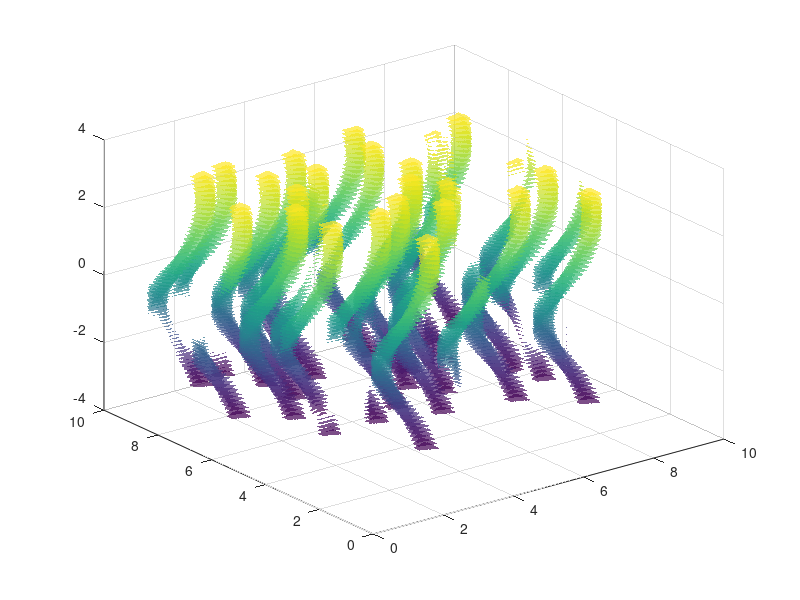

Recreate this plot in MATLAB. (Note: this script raises an error after producing the figure.)
clear all
close all
clc
figure
B = load('B3d_300x60'); B = B.B3d;
h = B{1};
global mapLimit
mapLimit = [0  9.2];
xs = linspace(mapLimit(1),mapLimit(2),length(h));
%org = [];
ax1 = axes;


for i =1:length(B)
    h(i) = surf(ax1,xs,xs,B{i});hold on

set(h(i), 'FaceAlpha',0.7, 'EdgeAlpha', 0.3,'EdgeColor','none');
% get(h(i),'FaceColor');

%     s.EdgeColor = 'none';'FaceColor',[rand rand rand], 
%     org=vertcat(colormap,org);
end
% ax1 = h;
%colormap(ax1,org);

% hold on
 [X,map] = imread('newWorld.png');
% % [X, map] = rgb2ind(imread('newWorld.png'),64);
 x=mapLimit; y=mapLimit;
% % % 
 ax2 = axes;
h = surf(ax2,[x;x],[y(1) y(1) ; y(2) y(2)], zeros(2)-pi,...
    'facecolor','texturemap',...
   'cdata',X);hold on
set(h, 'FaceAlpha',0.6);
zlim([-pi pi])

linkaxes([ax2,ax1])
%% Hide the top axes
ax2.Visible = 'off';
ax2.XTick = [];
ax2.YTick = [];
%% Give each one its own colormap
%colormap(ax1,'hot')
%colormap(ax2,'cool')
%% Then add colorbars and get everything lined up
%set([ax1,ax2],'Position',[.17 .11 .685 .815]);
%cb1 = colorbar(ax1,'Position',[.05 .11 .0675 .815]);
%cb2 = colorbar(ax2,'Position',[.88 .11 .0675 .815]);



% linkaxes([ax1,ax2]);
% % surf([x;x],[y(1) y(1) ; y(2) y(2)],-pi*ones(2),'facecolor','texturemap','cdata',map);
% % org=vertcat(org,map);
% % colormap(org);
% % plotAll(all);
% 
% % %plot settings
% % axis equal
% % title('3D C-target')
% xlabel('x(m)')
% ylabel('y(m)')
% zlabel('\theta (rad)')
% colorbar
% colorbar('Ticks',[-pi -pi/2 0 pi/2 pi],...
%          'TickLabels',{'-\pi','-\pi/2','0','\pi/2','pi',})
% zticks([-pi -pi/2 0 pi/2 pi])
% zticklabels({'-\pi','-\pi/2','0','\pi/2','pi',})
% set(gca,'FontSize',15)
% grid on
% hold on
% 




% % Create some polar data to work with.
% theta = linspace(0,2*pi,40);
% rho = [5:.5:10]';
% [rho,theta] = meshgrid(rho,theta);
% % Map the polar coordinates to Cartesian coordinates.
% [X,Y] = pol2cart(theta,rho);
% Z = (sin(X)./X) + .05*sin(3*Y);
% % Generate a black wire mesh plot.
% hm = mesh(X,Y,Z);
% set(hm,'FaceColor','none','EdgeColor','k')
% hold on
% ax = axis;
% axis(ax)
% % Project Data to the different planes.
% h(1) = surf(X,Y,ax(5)+0*Z,Z); % X-Y Plane Projection
% h(2) = surf(X,ax(4)+0*Y,Z);   % X-Z Plane Projection
% h(3) = surf(ax(2)+0*X,Y,Z);   % Y-Z Plane Projection
% set(h,'FaceColor','interp','EdgeColor','interp')
% % Build a colormap that consists of three separate
% % colormaps.
% cmapX = bone(32);
% cmapY = cool(32);
% cmapZ = jet(32);
% cmap = [cmapX;cmapY;cmapZ];
% colormap(cmap)
% % Map the CData of each surface plot to a contiguous, 
% % nonoverlapping set of data.  Each CData must have
% % the same range.
% zmin = min(Z(:));
% zmax = max(Z(:));
% % CDX ranges from 1 to 32.
% cdx = min(32,round(31*(Z-zmin)/(zmax-zmin))+1);
% % CDY ranges from 33 to 64.
% cdy = cdx+32;
% % CDZ ranges from 65 to 96.
% cdz = cdy+32;
% % Update the CDatas.
% set(h(1),'CData',cdx)
% set(h(3),'CData',cdy)
% set(h(2),'CData',cdz)
% % Change CLim (Color Limits) so that it spans all the CDatas
% caxis([min(cdx(:)) max(cdz(:))])

% figure
% view(3)
% %% Create two axes
% 
% 
% 
% [X,map] = imread('newWorld.png');
% x=xlim;
% y=ylim;
% 
% h(1) = surf([x;x],[y(1) y(1) ; y(2) y(2)],[-pi  -pi;-pi  -pi],...
%     'facecolor','texturemap',...
%     'cdata',X);
% hold on
% 
% 
% [x,y,z] = peaks;
% h(2) = surf(x,y,z);
% set(h(2),'ZData',-10 + 0*Z)
% set(h(2),'FaceColor','interp','EdgeColor','interp')
% 
% m = 64;  % 64-elements is each colormap
% cmin = min(z(:));
% cmax = max(z(:));
% % CData for surface
% C1 = min(m,round((m-1)*(z-cmin)/(cmax-cmin))+1); 
% % CData for pcolor
% C2 = 64+C1;
% % Update the CDatas for each object.
% 
% set(h(1),'CData',C1);
% set(h(2),'CData',C2);
% % %% Then add colorbars and get everything lined up
% % set([ax1,ax2],'Position',[.17 .11 .685 .815]);
% % cb1 = colorbar(ax1,'Position',[.05 .11 .0675 .815]);
% % cb2 = colorbar(ax2,'Position',[.88 .11 .0675 .815]);